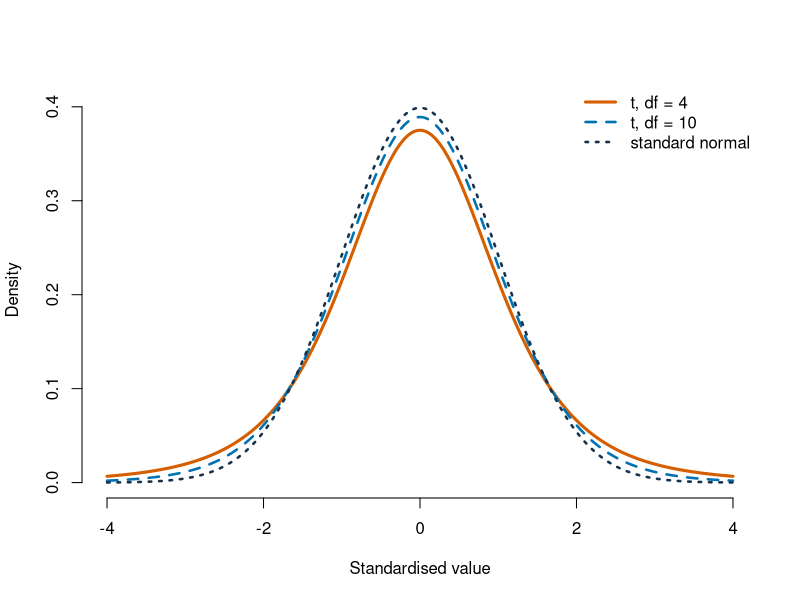
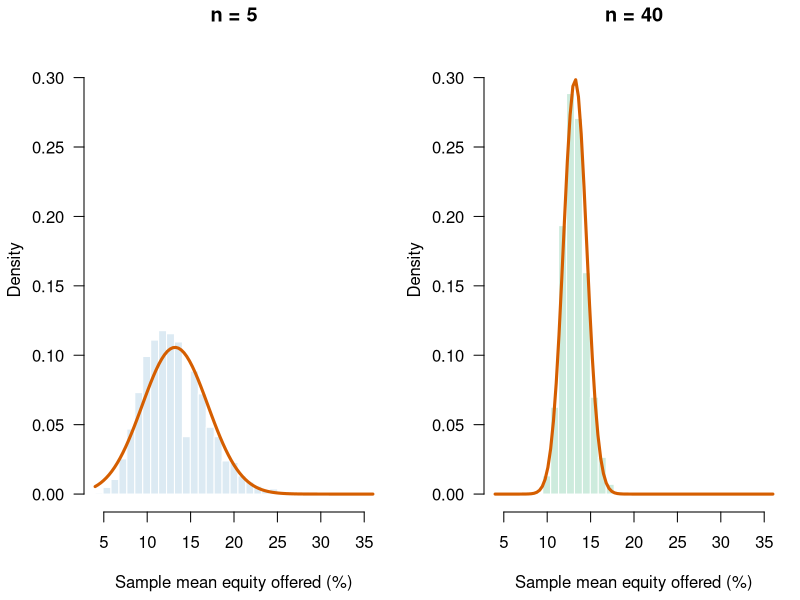

Generate these figures, in order, with R:
## ---- chunk 1
knitr::opts_chunk$set(echo = TRUE, message = FALSE, warning = FALSE,
                      fig.width = 7, fig.height = 4.5)
sharks <- read.csv("data/shark_tank_teaching.csv", stringsAsFactors = FALSE)
mu_equity <- mean(sharks$equity_offered_pct)
sigma_equity <- sqrt(mean((sharks$equity_offered_pct - mu_equity)^2))
p_deal <- mean(sharks$deal_on_show)
## ---- chunk 2
t_grid <- seq(-4, 4, length.out = 800)
plot(
  t_grid,
  dt(t_grid, df = 4),
  type = "l",
  lwd = 3,
  col = "#D55E00",
  bty = "n",
  xlab = "Standardised value",
  ylab = "Density",
  ylim = c(0, 0.41)
)
lines(t_grid, dt(t_grid, df = 10), lwd = 2.5,
      col = "#0072B2", lty = 2)
lines(t_grid, dnorm(t_grid), lwd = 2.5,
      col = "#17324D", lty = 3)
legend(
  "topright",
  c("t, df = 4", "t, df = 10", "standard normal"),
  col = c("#D55E00", "#0072B2", "#17324D"),
  lwd = c(3, 2.5, 2.5),
  lty = c(1, 2, 3),
  bty = "n"
)
## ---- chunk 3
set.seed(208)
B <- 5000
means_5 <- replicate(B, mean(sample(sharks$equity_offered_pct, 5,
                                    replace = TRUE)))
means_40 <- replicate(B, mean(sample(sharks$equity_offered_pct, 40,
                                     replace = TRUE)))

all_means <- c(means_5, means_40)
shared_limits <- c(floor(min(all_means)), ceiling(max(all_means)))
shared_breaks <- seq(shared_limits[1], shared_limits[2], length.out = 36)
hist_5 <- hist(means_5, breaks = shared_breaks, plot = FALSE)
hist_40 <- hist(means_40, breaks = shared_breaks, plot = FALSE)
shared_ymax <- 1.08 * max(
  hist_5$density,
  hist_40$density,
  dnorm(mu_equity, mu_equity, sigma_equity / sqrt(5)),
  dnorm(mu_equity, mu_equity, sigma_equity / sqrt(40))
)

old_par <- par(no.readonly = TRUE)
par(mfrow = c(1, 2), mar = c(4.4, 4.2, 1.4, 0.8), las = 1)
hist(means_5, breaks = shared_breaks, probability = TRUE, col = "#DCEAF3",
     border = "white", bty = "n", main = "n = 5",
     xlab = "Sample mean equity offered (%)", ylab = "Density",
     xlim = shared_limits, ylim = c(0, shared_ymax))
curve(dnorm(x, mu_equity, sigma_equity / sqrt(5)), add = TRUE,
      col = "#D55E00", lwd = 3)
hist(means_40, breaks = shared_breaks, probability = TRUE, col = "#CDEBDD",
     border = "white", bty = "n", main = "n = 40",
     xlab = "Sample mean equity offered (%)", ylab = "Density",
     xlim = shared_limits, ylim = c(0, shared_ymax))
curve(dnorm(x, mu_equity, sigma_equity / sqrt(40)), add = TRUE,
      col = "#D55E00", lwd = 3)
par(old_par)
## ---- chunk 4
c(
  SE_mean_n_25 = sigma_equity / sqrt(25),
  SE_mean_n_100 = sigma_equity / sqrt(100),
  SE_deal_proportion_n_100 = sqrt(p_deal * (1 - p_deal) / 100)
)
